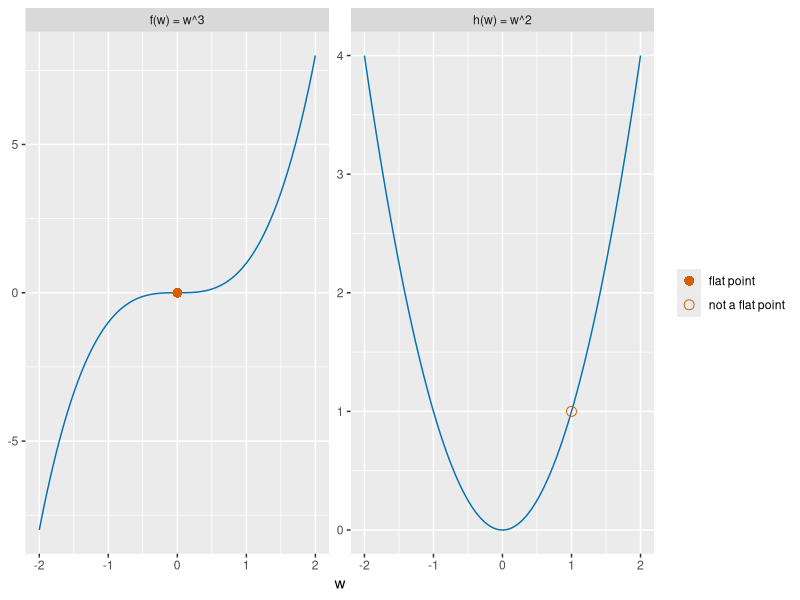

Source code (R):
## ---- chunk 1
#| label: flat-point-r
#| fig-alt: >-
#|   Two panels. Left: the curve w cubed for w from -2 to 2, rising from -8 to 8
#|   and flattening at the origin, where a vermilion filled circle marks the flat
#|   point. Right: the curve w squared on the same range, a parabola with its
#|   lowest point at the origin and an open vermilion circle at w of 1, where the
#|   slope is 2 and the point is not flat.
#| fig-height: 3.5
#| fig-width: 6
fp_w_ff <- seq(-2, 2, length.out = 201)
fp_cube_ff <- tibble::tibble(w = fp_w_ff, value = fp_w_ff^3, panel = "f(w) = w^3")
fp_square_ff <- tibble::tibble(w = fp_w_ff, value = fp_w_ff^2, panel = "h(w) = w^2")
fp_curves_ff <- rbind(fp_cube_ff, fp_square_ff)
fp_marks_w_ff <- c(0, 1)
fp_marks_panel_ff <- c("f(w) = w^3", "h(w) = w^2")
fp_marks_kind_ff <- c("flat point", "not a flat point")
fp_marks_ff <- tibble::tibble(
  w = fp_marks_w_ff, value = fp_marks_w_ff,
  panel = fp_marks_panel_ff, kind = fp_marks_kind_ff
)
fp_aes_ff <- ggplot2::aes(w, value)
fp_marks_aes_ff <- ggplot2::aes(shape = kind)
fp_shapes_ff <- c("flat point" = 16, "not a flat point" = 1)
ggplot2::ggplot(fp_curves_ff, fp_aes_ff) +
  ggplot2::geom_line(colour = "#0072B2") +
  ggplot2::geom_point(
    data = fp_marks_ff, mapping = fp_marks_aes_ff,
    colour = "#D55E00", size = 3
  ) +
  ggplot2::scale_shape_manual(values = fp_shapes_ff) +
  ggplot2::facet_wrap(~panel, scales = "free_y") +
  ggplot2::labs(x = "w", y = NULL, shape = NULL)
